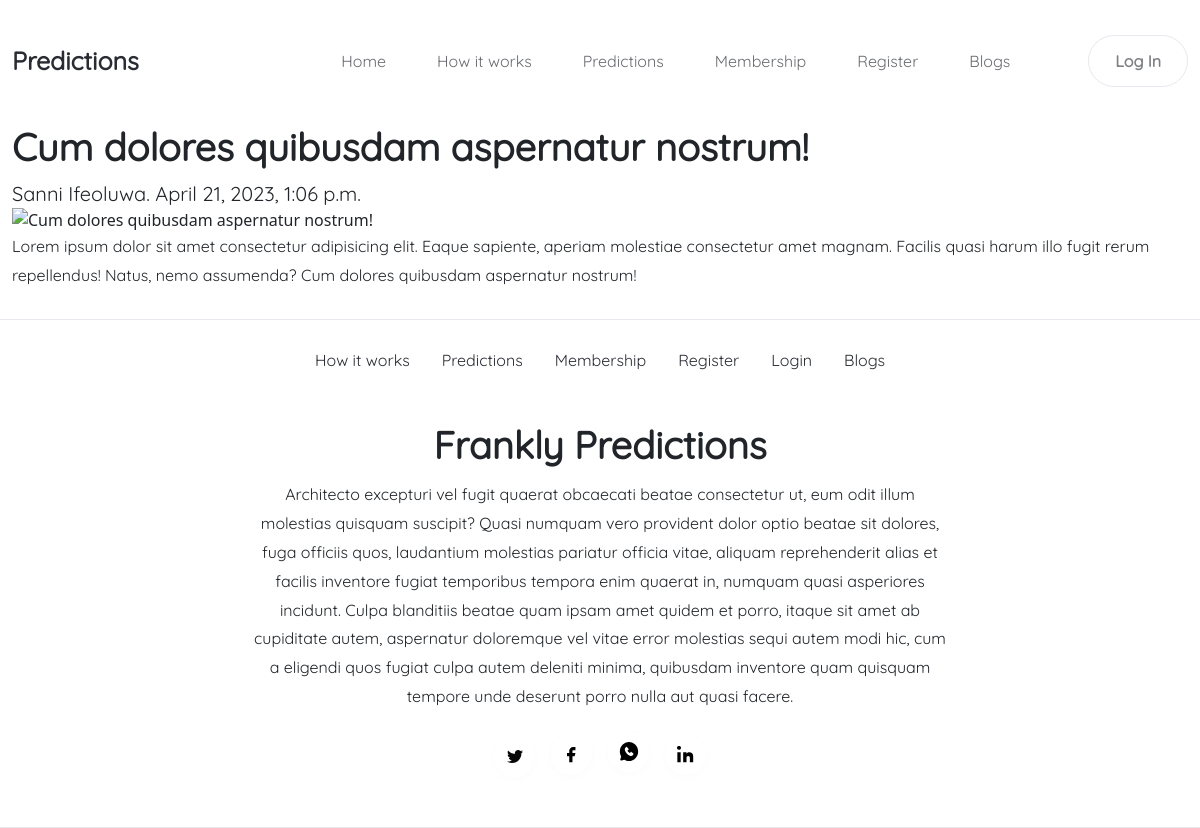
/blogs/cum-dolores-quibusdam-aspernatur-nostrum/, run on the app's committed database.
### predictions/models.py (models this page shows, shortened)
class Blog(models.Model):
    title = models.CharField(max_length=200)
    slug = models.SlugField(blank=True,null=True,max_length=200)
    body = models.TextField()
    published = models.DateTimeField(default=timezone.now)
    state = models.CharField(choices=STATE_CHOICES, max_length=50)
    created = models.DateTimeField(auto_now_add=False)
    author = models.ForeignKey(User,on_delete=models.PROTECT)
    cover_image = CloudinaryField("image",default=None,null=True)
    additonal_image = CloudinaryField("image",default=None,null=True)
    tags = models.ManyToManyField(Tag,related_name="blog_tags",default=None)
    objects = models.Manager()
    new_manager = PublishedManager()
    class Meta:
        ordering = ("-created",)

class User(AbstractUser):
    type = models.CharField(choices=TYPE_CHOICES,max_length=20)
    objects = UserManager()
    freemium_user = FreemiumManager()
    premium_user = PremiumManager()

### predictions/views.py (the view)
# urls.py: path("blogs/<str:slug>/",views.BlogDetail.as_view(),name="blog_detail"),
class BlogDetail(View):
    def get(self,request,slug):
        blog = Blog.objects.get(slug=slug)
        return render(request,"predictions/blog_detail.html",{
            "blog": blog,
        })

### predictions/context_processors.py (called while the page is built)
def current_site_processor(request):
    current_site = get_current_site(request)
    return {"current_site":current_site}

### predictions/templates/predictions/blog_detail.html (shortened to what this page needs)
{% extends 'predictions/layout.html' %}
{% block body %}
<div class="blog_detail_main">
    <div class="blog-detail">
        <h2> {{ blog.title }} </h2>
        <p class="author subtitle"> {{ blog.author.first_name }} {{ blog.author.last_name }}. {{ blog.created }}</p>
        <img src="{{ blog.cover_image.url }}" alt="{{ blog.title }}"/>
        <div class="blog_detail_body">
            <p> {{ blog.body }} </p>
        </div>
    </div>
</div>
{% endblock  %}

### predictions/static/predictions/css/styles.css (style rules this page uses)
.font, a.header-button, .primary-button, .secondary-button, h1, h2, h3, h4, h5, h6, p, button, .subtitle, a, input, textarea, div.home-main div.text div.buttons a:not([class="primary-button"]), div.home-main div.text div.buttons a:not([class="primary-button"]):hover, ul.socialaccount_providers li a, nav.mainnav a.navbar-brand span, nav div.container-fluid div ul li a { font-family: regular; }
.font-weight, a.header-button, h1, h2, h3, h4, h5, h6, button, nav.mainnav a.navbar-brand span { font-weight: 700; }
img { height: auto; width: auto; }
h2 { line-height: 1.316em; font-size: 38px; margin-bottom: 10px; }
p { font-size: 16px; font-weight: 500; line-height: 1.800em; padding: 10px 0px; }
.subtitle { font-size: 20px; line-height: 1.2em; font-weight: 300; }
p { margin: 0; padding: 0; }
body { margin: 0; padding: 0; box-sizing: border-box; position: relative; overflow-x: hidden; }
* { margin: 0; padding: 0; }

### data on the page
Blog: title "Cum dolores quibusdam aspernatur nostrum!", author.first_name "Sanni", author.last_name "Ifeoluwa", created "April 21, 2023, 1:06 p.m.", body "Lorem ipsum dolor sit amet consectetur adipisicing elit. Eaque sapiente, aperiam molestiae consectetur amet magnam. Facilis quasi harum illo fugit rerum repellendus! Natus, nemo assumenda? Cum dolores quibusdam aspernatur nostrum!"
